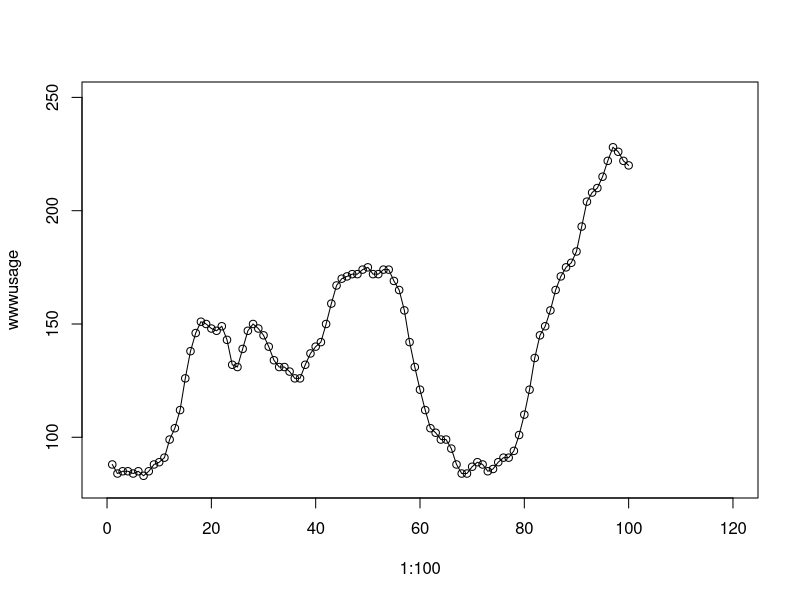
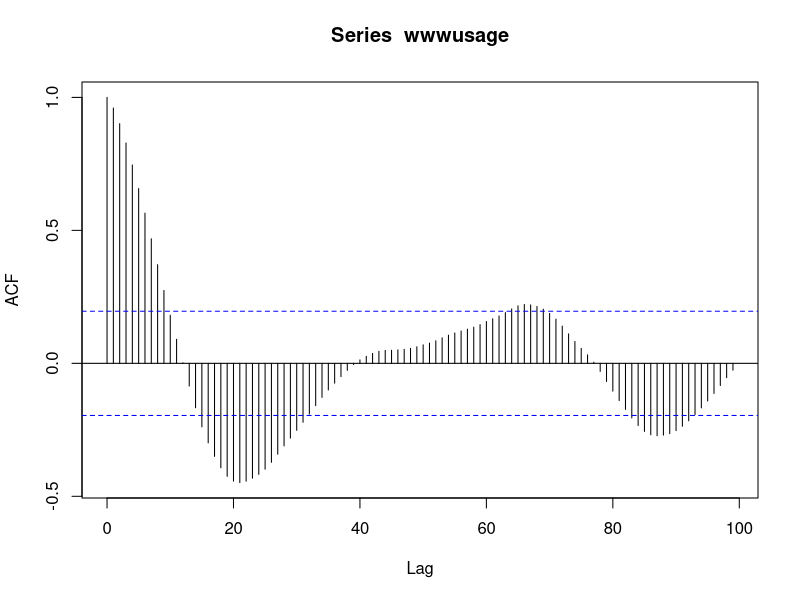
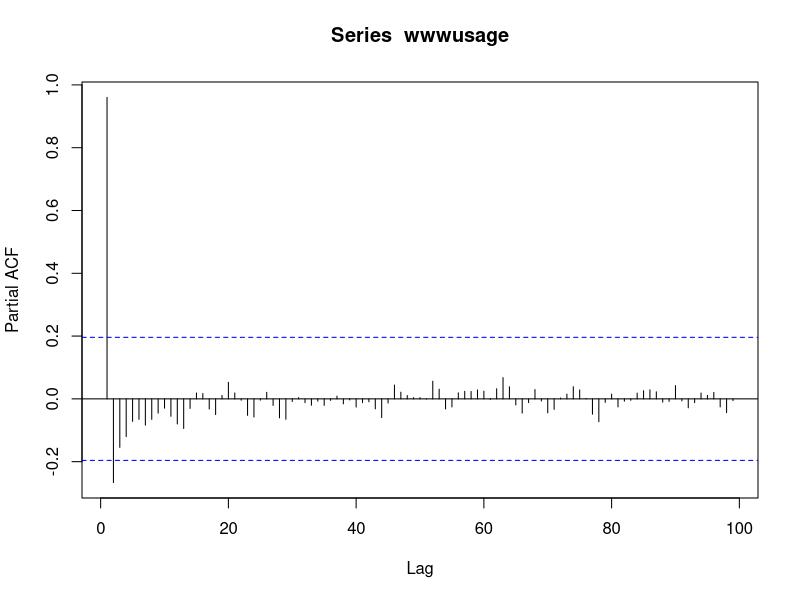
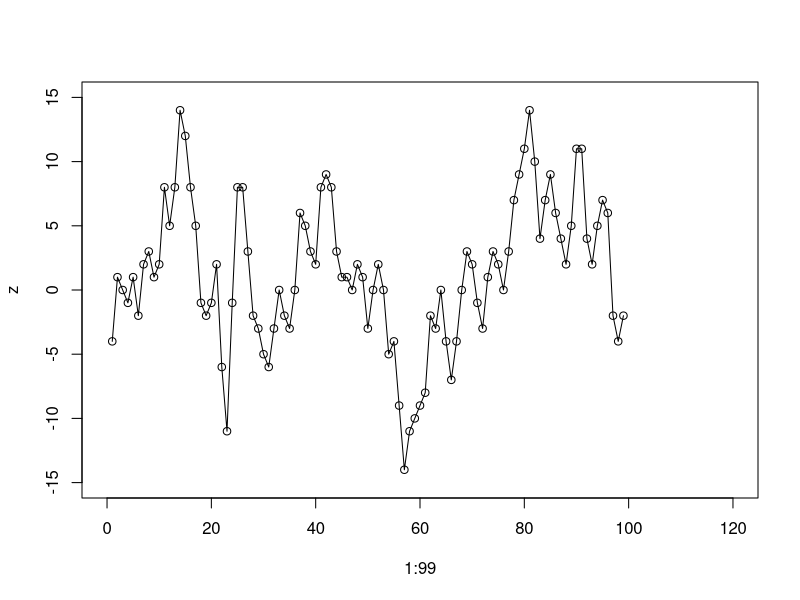
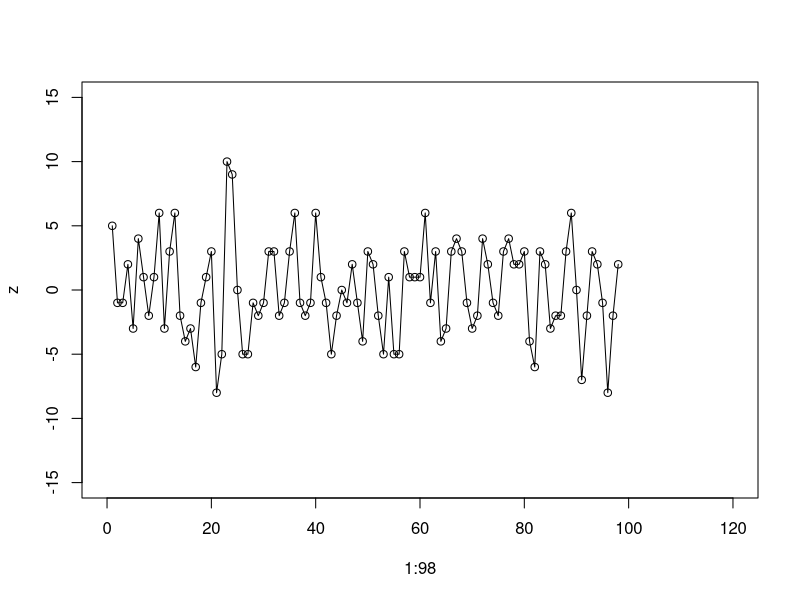
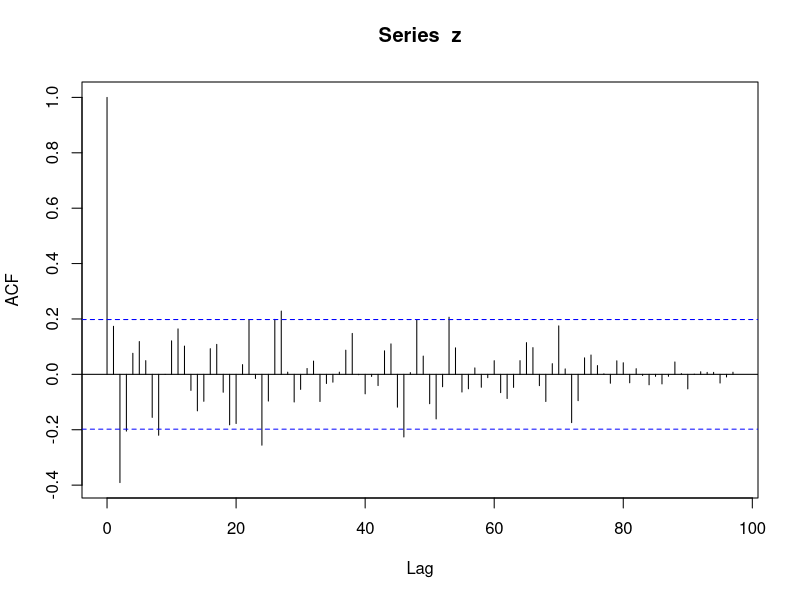
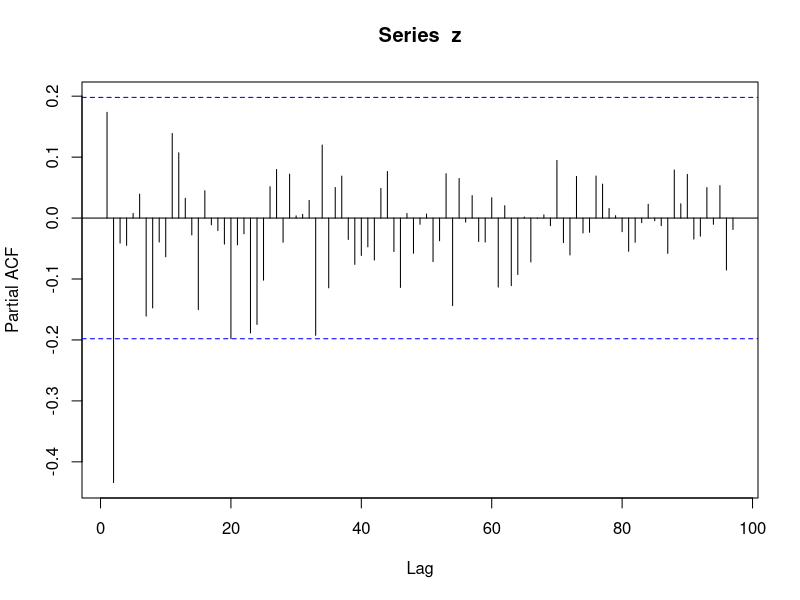
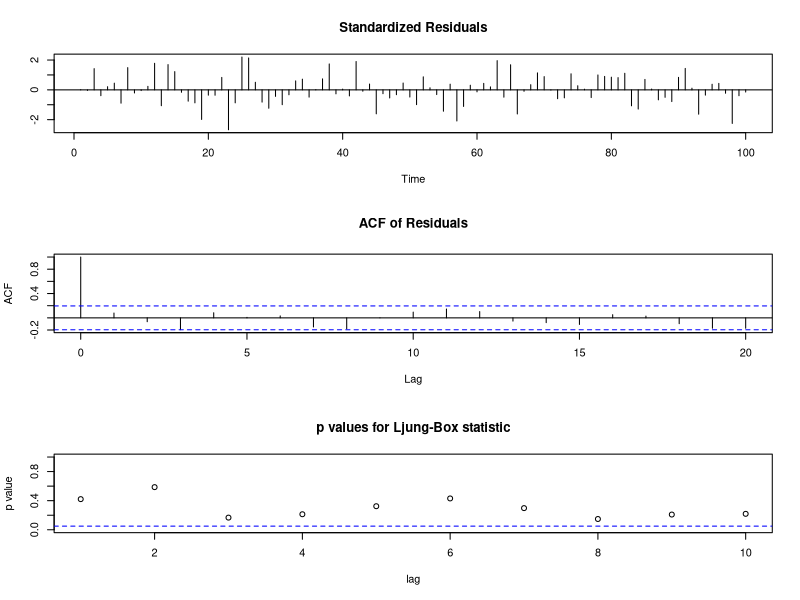

Generate these figures, in order, with R:
wwwusage = scan("wwwusage.txt", skip=1)
# x-axis mostra os valores de 0 to 120 enquanto y-axis mostra valorores 80 a 250 de acordo com  min, max valore do dataset
plot(1:100, wwwusage, xlim = c(0, 120), ylim=c(80, 250))
#conecta o datpoint com a linha
lines(1:100, wwwusage, type="l")

acf(wwwusage, lag.max=100)
pacf(wwwusage, lag.max=100)

z = diff(wwwusage, 1, 1)
plot(1:99, z, xlim = c(0, 120), ylim=c(-15, 15))
lines(1:99, z, type="l" )

z = diff(wwwusage, 1, 2)
plot(1:98, z, xlim = c(0, 120), ylim=c(-15, 15))
lines(1:98, z, type="l" )

acf(z, lag.max=100)
pacf(z, lag.max=100)

fit1 = arima(wwwusage, order = c(0,2,2))
tsdiag(fit1)

fit2 = arima(wwwusage, order = c(2,2,0))
tsdiag(fit2)
install.packages("forecast")
library(forecast)
fit3 = auto.arima(wwwusage)
tsdiag(fit3)